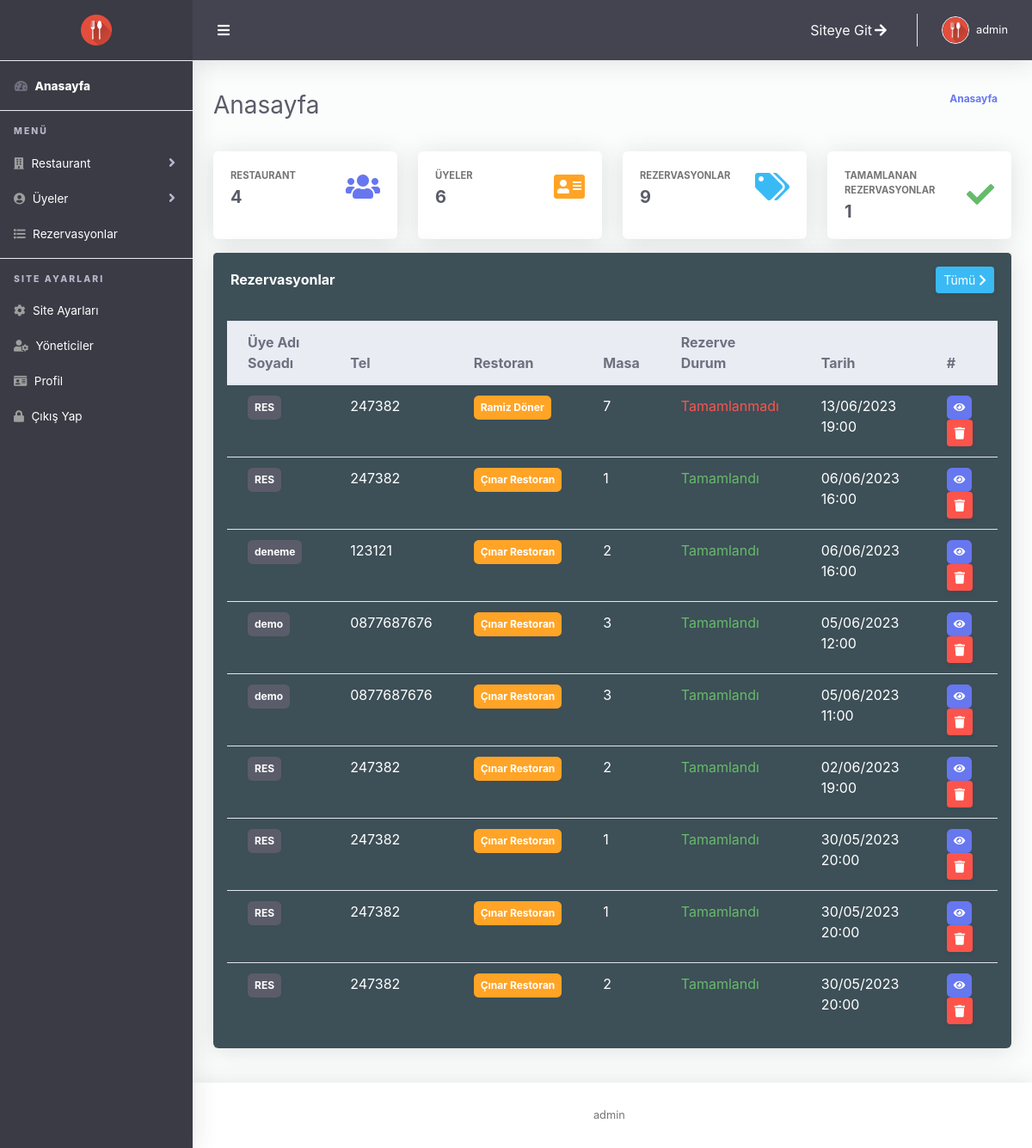
The app's page /admin/index.php?status=success (signed in) with its own data.
### tables this page shows
CREATE TABLE `ayarlar` (
  `ayar_id` int(11) NOT NULL,
  `ayar_title` text NOT NULL,
  `ayar_logo` text NOT NULL,
  `ayar_aciklama` text NOT NULL
);

CREATE TABLE `rezerveler` (
  `rezerve_id` int(11) NOT NULL,
  `rezerve_uye_id` int(11) NOT NULL,
  `rezerve_rest_id` int(11) NOT NULL,
  `rezerve_masa_id` int(11) NOT NULL,
  `rezerve_siparis_durum` int(1) NOT NULL DEFAULT 0,
  `rezerve_tarih` datetime NOT NULL,
  `rezerve_siparis` text DEFAULT NULL,
  `rezerve_durum` int(1) NOT NULL DEFAULT 0,
  `rezerve_date` datetime NOT NULL DEFAULT current_timestamp()
);

CREATE TABLE `uye` (
  `uye_id` int(11) NOT NULL,
  `uye_email` text NOT NULL,
  `uye_adi` text NOT NULL,
  `uye_parola` text NOT NULL,
  `uye_tel` text NOT NULL,
  `uye_tarih` datetime NOT NULL DEFAULT current_timestamp()
);

CREATE TABLE `restoran` (
  `rest_id` int(11) NOT NULL,
  `rest_adi` text NOT NULL,
  `rest_logo` text NOT NULL,
  `rest_bg` text NOT NULL,
  `rest_tel` text NOT NULL,
  `rest_adres` text NOT NULL,
  `rest_aciklama` text NOT NULL,
  `rest_iban` text NOT NULL,
  `rest_odeme` text NOT NULL,
  `rest_tarih` datetime NOT NULL DEFAULT current_timestamp()
);

CREATE TABLE `masalar` (
  `masa_id` int(11) NOT NULL,
  `masa_rest_id` int(11) NOT NULL,
  `masa_no` int(11) NOT NULL,
  `masa_kisi` varchar(2) NOT NULL,
  `masa_durum` int(11) NOT NULL DEFAULT 0
);

### admin/index.php (the view, shortened to what this page needs)
<?php include('header.php'); ?>
<div class="container-fluid" id="container-wrapper">
  <div class="d-sm-flex align-items-center justify-content-between mb-4">
    <h1 class="h3 mb-0 text-gray-800">Anasayfa</h1>
    <ol class="breadcrumb">
      <li class="breadcrumb-item"><a href="./">Anasayfa</a></li>
    </ol>
  </div>
  <div class="row mb-3">
    <div class="col-xl-3 col-md-3 mb-3">
      <div class="card h-100">
        <div class="card-body">
          <div class="row align-items-center">
            <div class="col mr-2">
              <div class="text-xs font-weight-bold text-uppercase mb-1">Restaurant</div>
              <div class="h5 mb-0 font-weight-bold text-gray-800"><?php echo $rest_sayi['toplam']; ?></div>
            </div>
            <div class="col-auto">
              <i class="fas fa-users fa-2x text-primary"></i>
            </div>
          </div>
        </div>
      </div>
    </div>
    <div class="col-xl-3 col-md-3 mb-3">
      <div class="card h-100">
        <div class="card-body">
          <div class="row no-gutters align-items-center">
            <div class="col mr-2">
              <div class="text-xs font-weight-bold text-uppercase mb-1">Üyeler</div>
              <div class="h5 mb-0 font-weight-bold text-gray-800"><?php echo $uye_sayi['toplam']; ?></div>
            </div>
            <div class="col-auto">
              <i class="fas fa-address-card fa-2x text-warning"></i>
            </div>
          </div>
        </div>
      </div>
    </div>
    <div class="col-xl-3 col-md-3 mb-3">
      <div class="card h-100">
        <div class="card-body">
          <div class="row no-gutters align-items-center">
            <div class="col mr-2">
              <div class="text-xs font-weight-bold text-uppercase mb-1">Rezervasyonlar</div>
              <div class="h5 mb-0 mr-3 font-weight-bold text-gray-800"><?php echo $rez_sayi['toplam']; ?></div>
            </div>
            <div class="col-auto">
              <i class="fas fa-tags fa-2x text-info"></i>
            </div>
          </div>
        </div>
      </div>
    </div>
    <div class="col-xl-3 col-md-3 mb-3">
      <div class="card h-100">
        <div class="card-body">
          <div class="row no-gutters align-items-center">
            <div class="col mr-2">
              <div class="text-xs font-weight-bold text-uppercase mb-1">Tamamlanan <br> Rezervasyonlar</div>
              <div class="h5 mb-0 font-weight-bold text-gray-800"><?php echo $rezOnay_sayi['toplam']; ?></div>
            </div>
            <div class="col-auto">
              <i class="fas fa-check fa-2x text-success"></i>
            </div>
          </div>
        </div>
      </div>
    </div>
    <div class="col-xl-12 col-lg-12 mb-4" style="border-radius: 10px;">
      <div class="card"  style="background: #3d4f57 !important;color:white !important;">
        <div class="card-header py-3 d-flex flex-row align-items-center justify-content-between"  style="background: #3d4f57 !important;color: white !important;">
          <h6 class="m-0 font-weight-bold text-white">Rezervasyonlar</h6>
          <a class="m-0 float-right btn btn-info btn-sm" href="rezervasyonlar.php">Tümü <i
            class="fas fa-chevron-right"></i></a>
          </div>
          <div class="table-responsive p-3">
            <table class="table align-items-center table-flush" id="dataTableHover">
              <thead class="thead-light">
                <tr>
                  <th>Üye Adı Soyadı</th>
                  <th>Tel</th>
                  <th>Restoran</th>
                  <th>Masa</th>
                  <th>Rezerve Durum</th>
                  <th>Tarih</th>
                  <th>#</th>
                </tr>
              </thead>
              <tbody>
                <?php
                $veriCek=$conn->prepare("SELECT * FROM rezerveler,uye,masalar,restoran WHERE
                  rezerveler.rezerve_rest_id = restoran.rest_id and
                  rezerveler.rezerve_uye_id = uye.uye_id and
                  rezerveler.rezerve_masa_id = masalar.masa_id
                  ORDER BY rezerveler.rezerve_tarih DESC ");
                $veriCek->execute();
                while ($var=$veriCek->fetch(PDO::FETCH_ASSOC)) { ?>
                  <tr style="color:white;">
                    <td>
                      <a href="uye-duzenle.php?id=<?=$var['uye_id']; ?>" class="badge bg-dark text-white p-2"><?=$var['uye_adi']; ?></a>
                    </td>
                    <td><?=$var['uye_tel']; ?></td>
                    <td>
                      <a href="restoran-duzenle.php?id=<?=$var['rest_id']; ?>" class="badge bg-warning text-white p-2"><?=$var['rest_adi']; ?></a>
                    </td>
                    <td><?=$var['masa_no']; ?></td>
                    <td><?php if($var['rezerve_durum']==0){ echo "<span class='text-danger'>Tamamlanmadı</span>";} else { echo "<span class='text-success'>Tamamlandı</span>"; } ?></td>
                    <td><?php echo date('d/m/Y H:s',strtotime($var['rezerve_tarih'])); ?></td>
                    <td>
                      <a href="rezerve-gor.php?id=<?=$var['rezerve_id']; ?>" class="badge bg-primary text-white p-2"> <i class="fa fa-eye"></i></a>
                      <button value="<?php echo $var['rezerve_id']; ?>" islem="rezerveSil"  class="btn btn-danger btn-sm btn-rezerve-sil"> <i class="fa fa-trash"></i></button>
                    </td>
                  </tr>
                <?php } ?>
              </tbody>
            </table>
          </div>
        </div>
      </div>
    </div>
  </div>
</div>
<?php include('footer.php'); ?>

### admin/header.php (shortened to what this page needs)
<?php
include 'inc/ayar.php';
$ayarData = $conn->query('SELECT * FROM ayarlar')->fetch(PDO::FETCH_ASSOC);
$rest_sayi = $conn->query("SELECT count(*) AS toplam FROM restoran")->fetch(PDO::FETCH_ASSOC);
$rez_sayi = $conn->query("SELECT count(*) AS toplam FROM rezerveler")->fetch(PDO::FETCH_ASSOC);
$uye_sayi = $conn->query("SELECT count(*) AS toplam FROM uye")->fetch(PDO::FETCH_ASSOC);
$rezOnay_sayi = $conn->query("SELECT count(*) AS toplam FROM rezerveler WHERE rezerve_durum = 0")->fetch(PDO::FETCH_ASSOC);
$kullanicisor=$conn->prepare("SELECT * FROM admin WHERE admin_id = :user_id");
$kullanicisor->execute(array(
  'user_id' => $_SESSION['admin_giris']
));
$kullanici=$kullanicisor->fetch(PDO::FETCH_ASSOC);
?>
<!DOCTYPE html>
<html lang="en">
<head>
  <link href="vendor/fontawesome-free/css/all.min.css" rel="stylesheet" type="text/css">
  <link href="vendor/bootstrap/css/bootstrap.min.css" rel="stylesheet" type="text/css">
  <link href="vendor/select2/dist/css/select2.min.css" rel="stylesheet" type="text/css">
  <link href="vendor/bootstrap-datepicker/css/bootstrap-datepicker.min.css" rel="stylesheet" >
  <link href="vendor/bootstrap-touchspin/css/jquery.bootstrap-touchspin.css" rel="stylesheet" >
  <link href="vendor/clock-picker/clockpicker.css" rel="stylesheet">
  <link href="css/ruang-admin.min.css" rel="stylesheet">
  <link href="vendor/datatables/dataTables.bootstrap4.min.css" rel="stylesheet">
  <link rel="stylesheet" href="css/sweetalert2.min.css">
  <link href="css/summernote.css" rel="stylesheet">
</head>
<body id="page-top">
  <div id="wrapper">
    <ul class="navbar-nav sidebar sidebar-light accordion" id="accordionSidebar">
      <a class="sidebar-brand d-flex align-items-center justify-content-center" href="index.php">
        <div class="sidebar-brand-icon">
          <img src="../<?=$ayarData['ayar_logo']; ?>">
        </div>
      </a>
      <hr class="sidebar-divider my-0">
      <li class="nav-item active">
        <a class="nav-link" href="index.php">
          <i class="fas fa-fw fa-tachometer-alt"></i>
          <span>Anasayfa</span></a>
        </li>
        <hr class="sidebar-divider">
        <div class="sidebar-heading">
          Menü
        </div>
        <li class="nav-item">
          <a class="nav-link collapsed" href="#" data-toggle="collapse" data-target="#firmalar" aria-expanded="false" aria-controls="firmalar">
            <i class="fa fa-building"></i>
            <span>Restaurant</span>
          </a>
        </li>
        <li class="nav-item">
          <a class="nav-link collapsed" href="#" data-toggle="collapse" data-target="#uyeler" aria-expanded="false" aria-controls="uyeler">
            <i class="fa fa-user-circle"></i>
            <span>Üyeler</span>
          </a>
        </li>
        <li class="nav-item">
          <a class="nav-link" href="rezervasyonlar.php">
            <i class="fas fa-list"></i>
            <span>Rezervasyonlar</span>
          </a>
        </li>
        <hr class="sidebar-divider">
        <div class="sidebar-heading">
          Site Ayarları
        </div>
        <li class="nav-item">
          <a class="nav-link" href="ayar.php">
            <i class="fas fa-cog"></i>
            <span>Site Ayarları</span>
          </a>
        </li>
        <li class="nav-item">
          <a class="nav-link" href="adminler.php">
            <i class="fas fa-user-cog"></i>
            <span>Yöneticiler</span>
          </a>
        </li>
        <li class="nav-item">
          <a class="nav-link" href="profil.php">
            <i class="fas fa-id-card"></i>
            <span>Profil</span>
          </a>
        </li>
        <li class="nav-item">
          <a class="nav-link" href="logout.php">
            <i class="fas fa-lock"></i>
            <span>Çıkış Yap</span>
          </a>
        </li>
      </ul>
      <div id="content-wrapper" class="d-flex flex-column">
        <div id="content">
          <nav class="navbar navbar-expand navbar-light bg-navbar topbar mb-4 static-top">
            <button id="sidebarToggleTop" class="btn btn-link rounded-circle mr-3">
              <i class="fa fa-bars"></i>
            </button>
            <ul class="navbar-nav ml-auto">
             <li class="nav-item dropdown no-arrow mx-1">
              <a class="nav-link dropdown-toggle" href="../" aria-haspopup="true" target="_blank" aria-expanded="false">
                Siteye Git <i class="fas fa-arrow-right fa-fw"></i>
              </a>
            </li>
            <li class="nav-item dropdown no-arrow">
              <a class="nav-link dropdown-toggle" href="#" id="userDropdown" role="button" data-toggle="dropdown"
              aria-haspopup="true" aria-expanded="false">
              <img class="img-profile rounded-circle" src="../<?=$ayarData['ayar_logo']; ?>" style="max-width: 60px">
              <span class="ml-2 d-none d-lg-inline text-white small"><?php echo $kullanici['admin_kadi']; ?></span>
            </a>
          </li>
        </ul>
      </nav>

### admin/footer.php (shortened to what this page needs)
<footer class="sticky-footer bg-white">
 <div class="container my-auto">
  <div class="copyright text-center my-auto">
    <span><?=$kullanici['admin_kadi']; ?> &nbsp; </span>
  </div>
</div>
</footer>
</div>
</div>
</body>
</html>

### records on screen
ayarlar: ayar_logo (picture)
rezerveler: uye.uye_adi "RES", uye.uye_tel "247382", restoran.rest_adi "Ramiz Döner", masalar.masa_no "7", rezerve_durum "Tamamlanmadı", rezerve_tarih "13/06/2023 19:00", $var['rezerve_id'] 6 (drawn)
rezerveler: uye.uye_adi "RES", uye.uye_tel "247382", restoran.rest_adi "Çınar Restoran", masalar.masa_no "1", rezerve_durum "Tamamlandı", rezerve_tarih "06/06/2023 16:00", $var['rezerve_id'] 12 (drawn)
rezerveler: uye.uye_adi "deneme", uye.uye_tel "123121", restoran.rest_adi "Çınar Restoran", masalar.masa_no "2", rezerve_durum "Tamamlandı", rezerve_tarih "06/06/2023 16:00", $var['rezerve_id'] 14 (drawn)
rezerveler: uye.uye_adi "demo", uye.uye_tel "0877687676", restoran.rest_adi "Çınar Restoran", masalar.masa_no "3", rezerve_durum "Tamamlandı", rezerve_tarih "05/06/2023 12:00", $var['rezerve_id'] 10 (drawn)
rezerveler: uye.uye_adi "demo", uye.uye_tel "0877687676", restoran.rest_adi "Çınar Restoran", masalar.masa_no "3", rezerve_durum "Tamamlandı", rezerve_tarih "05/06/2023 11:00", $var['rezerve_id'] 11 (drawn)
rezerveler: uye.uye_adi "RES", uye.uye_tel "247382", restoran.rest_adi "Çınar Restoran", masalar.masa_no "2", rezerve_durum "Tamamlandı", rezerve_tarih "02/06/2023 19:00", $var['rezerve_id'] 8 (drawn)
rezerveler: uye.uye_adi "RES", uye.uye_tel "247382", restoran.rest_adi "Çınar Restoran", masalar.masa_no "1", rezerve_durum "Tamamlandı", rezerve_tarih "30/05/2023 20:00"
rezerveler: uye.uye_adi "RES", uye.uye_tel "247382", restoran.rest_adi "Çınar Restoran", masalar.masa_no "1", rezerve_durum "Tamamlandı", rezerve_tarih "30/05/2023 20:00", $var['rezerve_id'] 3 (drawn)
rezerveler: uye.uye_adi "RES", uye.uye_tel "247382", restoran.rest_adi "Çınar Restoran", masalar.masa_no "2", rezerve_durum "Tamamlandı", rezerve_tarih "30/05/2023 20:00", $var['rezerve_id'] 4 (drawn)

### other values on screen
$kullanici['admin_kadi'] "admin"
$rest_sayi['toplam'] "4"
$uye_sayi['toplam'] "6"
$rez_sayi['toplam'] "9"
$rezOnay_sayi['toplam'] "1"
